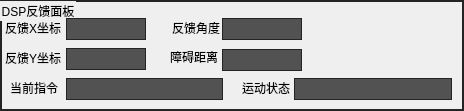
       <widget class="QGroupBox" name="groupBox_6">
        <property name="geometry">
         <rect>
          <x>0</x>
          <y>80</y>
          <width>464</width>
          <height>111</height>
         </rect>
        </property>
        <property name="styleSheet">
         <string notr="true">QGroupBox {
  border: 1.5px solid rgb(36, 36, 36);
}


</string>
        </property>
        <property name="title">
         <string>DSP反馈面板</string>
        </property>
        <property name="flat">
         <bool>false</bool>
        </property>
        <property name="checkable">
         <bool>false</bool>
        </property>
        <widget class="QLabel" name="label_56">
         <property name="geometry">
          <rect>
           <x>170</x>
           <y>49</y>
           <width>48</width>
           <height>16</height>
          </rect>
         </property>
         <property name="text">
          <string>障碍距离</string>
         </property>
        </widget>
        <widget class="QLabel" name="label_48">
         <property name="geometry">
          <rect>
           <x>5</x>
           <y>50</y>
           <width>59</width>
           <height>16</height>
          </rect>
         </property>
         <property name="text">
          <string>反馈Y坐标</string>
         </property>
        </widget>
        <widget class="QLabel" name="label_201">
         <property name="geometry">
          <rect>
           <x>10</x>
           <y>80</y>
           <width>50</width>
           <height>16</height>
          </rect>
         </property>
         <property name="text">
          <string>当前指令</string>
         </property>
        </widget>
        <widget class="QLabel" name="label_47">
         <property name="geometry">
          <rect>
           <x>5</x>
           <y>20</y>
           <width>60</width>
           <height>16</height>
          </rect>
         </property>
         <property name="text">
          <string>反馈X坐标</string>
         </property>
        </widget>
        <widget class="QLabel" name="label_51">
         <property name="geometry">
          <rect>
           <x>172</x>
           <y>20</y>
           <width>48</width>
           <height>16</height>
          </rect>
         </property>
         <property name="text">
          <string>反馈角度</string>
         </property>
        </widget>
        <widget class="QLabel" name="label_198">
         <property name="geometry">
          <rect>
           <x>242</x>
           <y>80</y>
           <width>48</width>
           <height>16</height>
          </rect>
         </property>
         <property name="text">
          <string>运动状态</string>
         </property>
        </widget>
        <widget class="QLabel" name="labelEdit_DSP_X">
         <property name="geometry">
          <rect>
           <x>66</x>
           <y>18</y>
           <width>80</width>
           <height>22</height>
          </rect>
         </property>
         <property name="styleSheet">
          <string notr="true">border: 1px solid rgb(36, 36, 36);        background: rgb(82, 82, 82);</string>
         </property>
         <property name="text">
          <string/>
         </property>
         <property name="alignment">
          <set>Qt::AlignCenter</set>
         </property>
        </widget>
        <widget class="QLabel" name="labelEdit_DSP_Y">
         <property name="geometry">
          <rect>
           <x>66</x>
           <y>48</y>
           <width>80</width>
           <height>22</height>
          </rect>
         </property>
         <property name="styleSheet">
          <string notr="true">border: 1px solid rgb(36, 36, 36);        background: rgb(82, 82, 82);</string>
         </property>
         <property name="text">
          <string/>
         </property>
         <property name="alignment">
          <set>Qt::AlignCenter</set>
         </property>
        </widget>
        <widget class="QLabel" name="labelEdit_DSP_H">
         <property name="geometry">
          <rect>
           <x>222</x>
           <y>18</y>
           <width>80</width>
           <height>22</height>
          </rect>
         </property>
         <property name="styleSheet">
          <string notr="true">border: 1px solid rgb(36, 36, 36);        background: rgb(82, 82, 82);</string>
         </property>
         <property name="text">
          <string/>
         </property>
         <property name="alignment">
          <set>Qt::AlignCenter</set>
         </property>
        </widget>
        <widget class="QLabel" name="labelEdit_PresentInstruction">
         <property name="geometry">
          <rect>
           <x>66</x>
           <y>78</y>
           <width>157</width>
           <height>22</height>
          </rect>
         </property>
         <property name="styleSheet">
          <string notr="true">border: 1px solid rgb(36, 36, 36);        background: rgb(82, 82, 82);</string>
         </property>
         <property name="text">
          <string/>
         </property>
         <property name="alignment">
          <set>Qt::AlignCenter</set>
         </property>
        </widget>
        <widget class="QLabel" name="labelEdit_BarrierDistance">
         <property name="geometry">
          <rect>
           <x>222</x>
           <y>49</y>
           <width>80</width>
           <height>22</height>
          </rect>
         </property>
         <property name="styleSheet">
          <string notr="true">border: 1px solid rgb(36, 36, 36);        background: rgb(82, 82, 82);</string>
         </property>
         <property name="text">
          <string/>
         </property>
         <property name="alignment">
          <set>Qt::AlignCenter</set>
         </property>
        </widget>
        <widget class="QLabel" name="labelEdit_MotionStatus">
         <property name="geometry">
          <rect>
           <x>294</x>
           <y>78</y>
           <width>158</width>
           <height>22</height>
          </rect>
         </property>
         <property name="styleSheet">
          <string notr="true">border: 1px solid rgb(36, 36, 36);        background: rgb(82, 82, 82);</string>
         </property>
         <property name="text">
          <string/>
         </property>
         <property name="alignment">
          <set>Qt::AlignCenter</set>
         </property>
        </widget>
       </widget>
